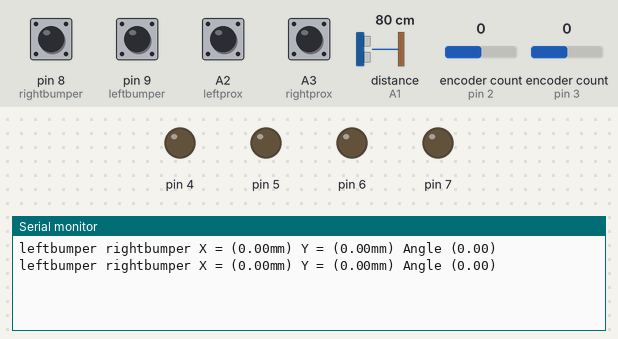
Simulated run of this sketch. Board: Arduino Uno, built with avr-gcc and run on an emulated ATmega328P. Parts: output pins drawn as LEDs (lit = HIGH), the last lines printed to the serial monitor. Wiring (inferred from the names in the program): ultrasonic range finder: trigger A0; echo A1. The inputs (shaded band) are chosen by the test bench; at power-on: A2 (leftprox), A3 (rightprox), pin 8 (rightbumper), pin 9 (leftbumper) HIGH, distance to the obstacle (sensor on A1) 80 cm, encoder count (sensors on pin 2, pin 3) 0. The echo pulse lasts 58.3 µs per cm; pins used as bus, display or sensor lines are not drawn.

Above: at 1.2 s.
1.3 s: pin 8 (rightbumper) pulled LOW for 1 s
At 2.7 s:
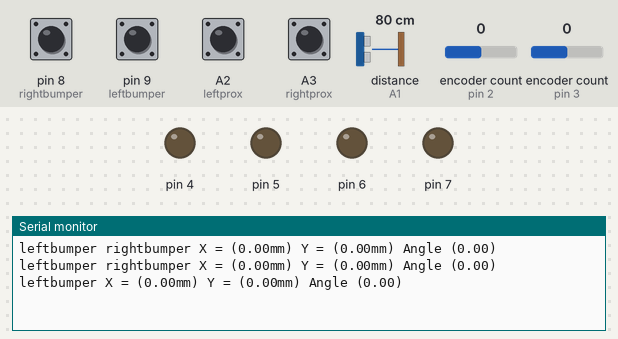
3.8 s: pin 9 (leftbumper) pulled LOW for 1 s
At 4.4 s:
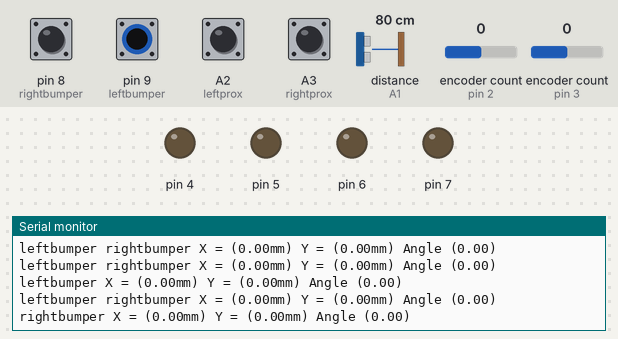
6.3 s: A2 (leftprox) pulled LOW for 1 s
At 7.8 s:
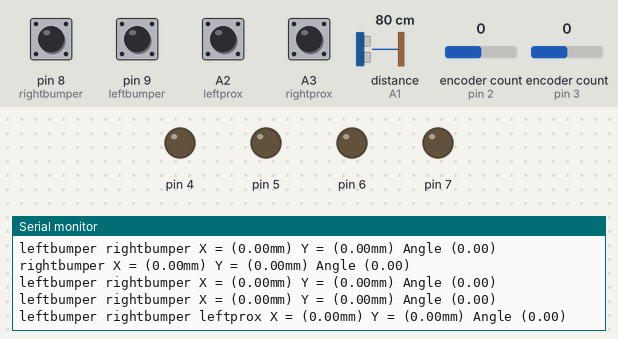
8.8 s: A3 (rightprox) pulled LOW for 1 s
At 9.8 s:
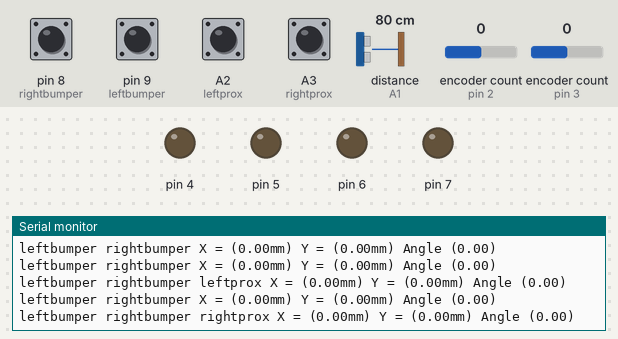
11.3 s: pin 8 (rightbumper) driven LOW and pin 9 (leftbumper) driven LOW
At 12.9 s:
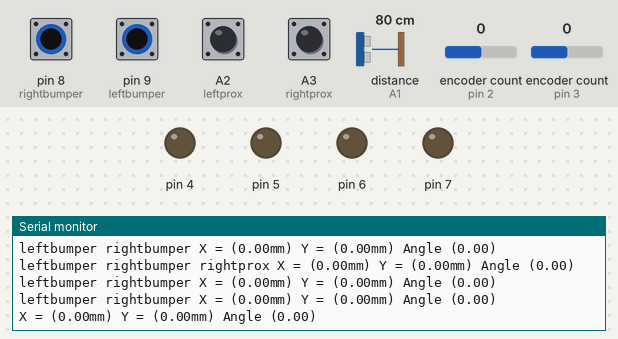
14.5 s: A2 (leftprox) pulled LOW for 1 s
At 15.4 s:
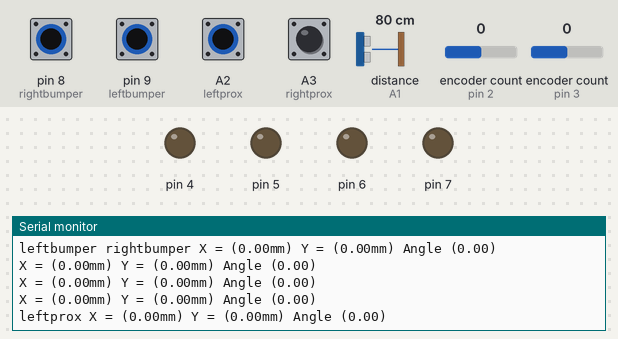

Measured:
- after the input at 1.3 s, the serial monitor: prints a new line after 0.71 s (image 1)
- after the input at 3.8 s, the serial monitor: prints a new line after 0.21 s (image 2)
- after the input at 6.3 s, the serial monitor: prints a new line after 0.72 s (image 3)
- after the input at 8.8 s, the serial monitor: prints a new line after 0.23 s (image 4)
- after the input at 11.3 s, the serial monitor: prints a new line after 0.74 s (image 5)
- after the input at 14.5 s, the serial monitor: prints a new line after 0.55 s (image 6)

The sketch:

RosSlamSensors.ino
```cpp
/*
  Sensor+ test for ros slam build
*/
#include <Encoder.h>

#define RADIUS 25.0 // wheel radius in mm
#define LENGTH 175.0 // wheel base length in mm
#define TICKS_PER_REV 240

Encoder rightMtrEnc(2, 11);
Encoder leftMtrEnc(3, 12);

int leftbumper = 9;
int rightbumper = 8;
int leftprox = A2;
int rightprox = A3;
const int trigPin = A0;
const int echoPin = A1;


long leftcurpos  = 0; // encoder pulses.
long rightcurpos  = 0; // encoder pulses.
float angle = 0; // angle fron start in encoder pulses
double realposX = 0; // calculated pos from encoders
double realposY = 0; // calculated pos from encoders

float duration, distance;

void setup() {
  // initialize serial communication at 9600 bits per second:
  Serial.begin(9600);
  // make the pushbutton's pin an input:
  pinMode(leftbumper, INPUT_PULLUP);
  pinMode(rightbumper, INPUT_PULLUP);
   pinMode(trigPin, OUTPUT);
 pinMode(echoPin, INPUT);
 // RomeoV1.3 HBridge driver
  int i;
  for(i=4;i<=7;i++)
    pinMode(i, OUTPUT);
}

void loop() {
  // read the digital input pins:
  int leftbumper1 = digitalRead(leftbumper);
  int rightbumper1 = digitalRead(rightbumper);
  int leftprox1 = digitalRead(leftprox);
  int rightprox1 = digitalRead(rightprox);
  // print out the state of the button:
  if (leftbumper1 == HIGH) {
  Serial.print("leftbumper ");
  }
    if (rightbumper1 == HIGH) {
  Serial.print("rightbumper ");
  }
    if (leftprox1 == LOW) {
  Serial.print("leftprox ");
  }
    if (rightprox1 == LOW) {
  Serial.print("rightprox ");
  }

  // Read the sonar
  digitalWrite(trigPin, LOW);
  delayMicroseconds(2);
  digitalWrite(trigPin, HIGH);
  delayMicroseconds(10);
  digitalWrite(trigPin, LOW);

    double deltaleft = 0;
  long newPos = -leftMtrEnc.read();
  if (newPos != leftcurpos) {
    deltaleft = ((newPos - leftcurpos)/(4.0 *TICKS_PER_REV)*RADIUS*2.0*PI);
    leftcurpos = newPos;
   // leftTicks+=abs(deltaleft);
  }
  float deltaright = 0;
  newPos = rightMtrEnc.read();
  if (newPos != rightcurpos) {
    deltaright = ((newPos - rightcurpos)/(4.0 *TICKS_PER_REV)*RADIUS*2.0*PI);
    rightcurpos = newPos;
   // rightTicks+=abs(deltaright);
  }
  double dcenter = (deltaleft+deltaright)/2;
  angle += (deltaright-deltaleft)/LENGTH;
  while (angle < 0) {
    angle += 2 * PI;
  }
  while (angle > 2 * PI) {
    angle -= 2 * PI;
  }
  realposX += dcenter*cos(angle);
  realposY += dcenter*sin(angle);
  Serial.print("X = (");
  Serial.print(realposX);
  Serial.print("mm) Y = (");
  Serial.print(realposY);
  Serial.print("mm) Angle (");
  Serial.print(angle*180/PI);
  Serial.println(")");

  duration = pulseIn(echoPin, HIGH);
  distance = (duration*.0343)/2;
  if (distance < 2000 && distance != 0) {
  Serial.print("Distance: ");
  Serial.println(distance);
  delay(29);
  }else {
     Serial.println();
  }
}
```
